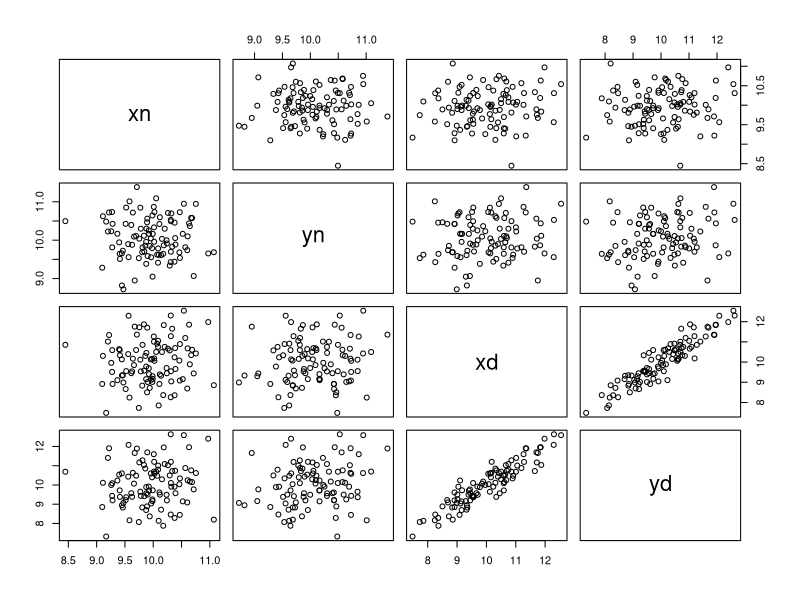
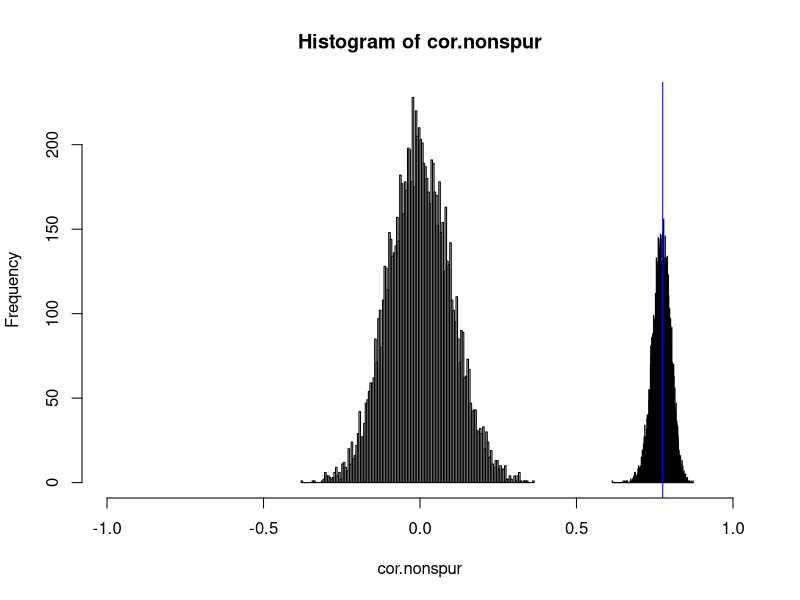

Reproduce these figures in R, in order. (Note: this script raises an error after producing the figures.)
#################################################
#################################################
# Spurious versus non-spurious ratio correlations
#################################################
#################################################
library(MASS) # for mvrnorm
#~~~~~~~~~~~~~~~~~~~~~~~~~~~~~~~~~~~~~~~
# Multivariate-normal random variables
# independent numerators 
# but correlated denominators
#~~~~~~~~~~~~~~~~~~~~~~~~~~~~~~~~~~~~~~~
S <- 100 # Sample size
xn <- rnorm(S, 10, 0.5)
yn <- rnorm(S, 10, 0.5)
cov <- 0.9 # Covariance between denominator variables
d <- data.frame(mvrnorm(n = S, 
                        mu = c(xd = 10, yd = 10), 
                        Sigma = rbind(c(1, cov), c(cov, 1))))
xd <- d$xd
yd <- d$yd

pairs(cbind(xn, yn, xd, yd))
cor(cbind(xn, yn, xd, yd))

cor.obs <- cor(xn/xd, yn/yd)

num.sim <- 9999

# It's a spurious correlation when drawing inference about the numerators
# (randomizing both xn and yn is technically unnecessary; one would suffice)
cor.spur <- replicate(num.sim, cor(sample(xn) / xd, 
                                   sample(yn) / yd))
# It's *not* a spurious correlation when drawing inference about the ratios
cor.nonspur <- replicate(num.sim, cor(sample(xn) / sample(xd), 
                                      sample(yn) / sample(yd)))

cor.obs
mean(cor.spur)
mean(cor.nonspur)

hist(cor.nonspur, breaks = 200, xlim = c(-1,1))
hist(cor.spur, breaks = 200, xlim = c(-1,1), add = TRUE)
abline(v = cor.obs, col = 'blue')
abline(v = mean(cor.spurr), col = 'red')
legend('topleft',
       legend = c('Observed','Expected'),
       lty = 1,
       col = c('blue','red'))

# Conclusion: In the context of comparing feeding rates, 
#  we are drawing inference about the correlation of the ratios
#  (not the numerator diet proportions). 
# A correlation of zero, i.e. mean(cor.nonspur), 
#  is thus the appropriate null hypothesis.
# If we were drawing inference on the numerator diet proportions, 
#  then the non-zero correlation, i.e. mean(cor.spur),
#  is the appropriate null hypothesis.  
